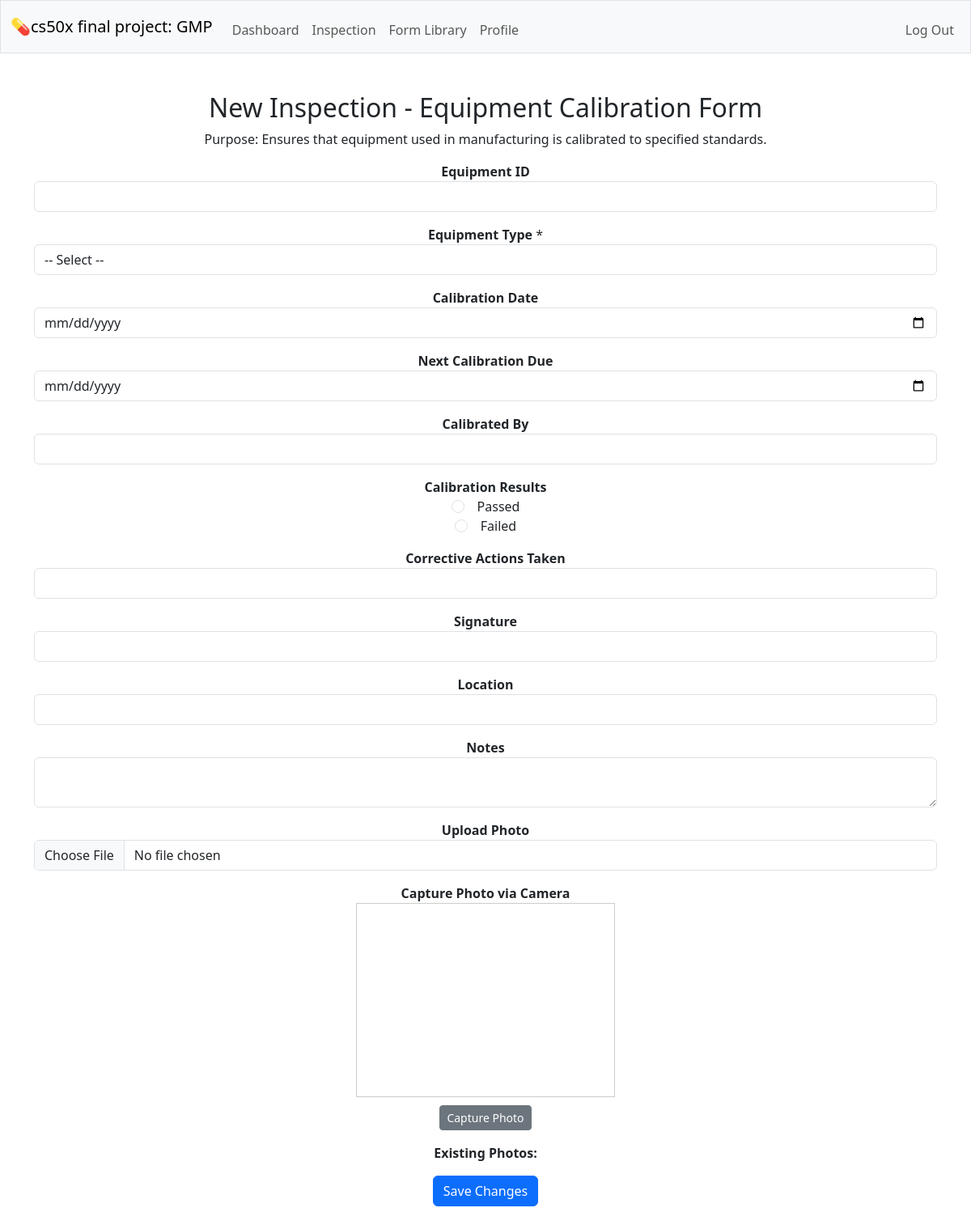
Page /inspection_new?form_id=17 (signed in) on the committed database.
### tables this page shows
CREATE TABLE forms (id INTEGER PRIMARY KEY AUTOINCREMENT NOT NULL, name TEXT NOT NULL UNIQUE, description TEXT NOT NULL, created_by INTEGER NOT NULL, FOREIGN KEY (created_by) REFERENCES users(id) );

CREATE TABLE form_fields (id INTEGER PRIMARY KEY AUTOINCREMENT NOT NULL, form_id INTEGER NOT NULL, label TEXT NOT NULL, field_type TEXT NOT NULL,  options TEXT, required BOOLEAN NOT NULL DEFAULT 1, display_order INTEGER DEFAULT 0,  FOREIGN KEY (form_id) REFERENCES forms(id) );

### app.py (the view, shortened to what this page needs)
@app.route('/inspection_new', methods=['GET', 'POST'])
@login_required
def inspection_new():
    form_id = request.args.get('form_id')
    if not form_id:
        flash("Form ID missing.", "danger")
        return redirect("/inspection_show")
    if request.method == "GET":
        form = db.execute("SELECT * FROM forms WHERE id = ?", form_id)
        if not form:
            flash("Form not found.", "danger")
            return redirect("/inspection_show")
        fields = db.execute("""
            SELECT * FROM form_fields
            WHERE form_id = ?
            ORDER BY display_order ASC
        """, form_id)
        return render_template('inspection_new.html', form=form[0], fields=fields, inspection=None)

### helpers.py (called while the page is built)
def login_required(f):
    @wraps(f)
    def decorated_function(*args, **kwargs):
        if session.get("user_id") is None:
            return redirect("/login")
        return f(*args, **kwargs)
    return decorated_function

### templates/inspection_new.html (shortened to what this page needs)
{% extends "layout.html" %}
{% block main %}
<h2>New Inspection - {{ form.name }}</h2>
<p>{{ form.description }}</p>
<form method="POST" enctype="multipart/form-data">
    {% for field in fields %}
        <div class="form-group mb-3">
            <label for="field_{{ field.id }}"><strong>{{ field.label }}</strong>{% if field.required %} *{% endif %}</label>
            {% if field.field_type == 'text' %}
                <input type="text" class="form-control" id="field_{{ field.id }}" name="field_{{ field.id }}" value="{{ field.value or '' }}">
            {% elif field.field_type == 'textarea' %}
                <textarea class="form-control" id="field_{{ field.id }}" name="field_{{ field.id }}">{{ field.value or '' }}</textarea>
            {% elif field.field_type == 'number' %}
                <input type="number" class="form-control" id="field_{{ field.id }}" name="field_{{ field.id }}" value="{{ field.value or '' }}">
            {% elif field.field_type == 'date' %}
                <input type="date" class="form-control" id="field_{{ field.id }}" name="field_{{ field.id }}" value="{{ field.value or '' }}">
            {% elif field.field_type == 'radio' %}
                {% for option in field.options.split(',') %}
                    <div class="form-check">
                        <input class="form-check-input" type="radio" name="field_{{ field.id }}" id="field_{{ field.id }}_{{ loop.index }}" value="{{ option.strip() }}" {% if field.value == option.strip() %}checked{% endif %}>
                        <label class="form-check-label" for="field_{{ field.id }}_{{ loop.index }}">{{ option.strip() }}</label>
                    </div>
                {% endfor %}
            {% elif field.field_type == 'select' %}
                <select class="form-control" name="field_{{ field.id }}" id="field_{{ field.id }}">
                    <option value="">-- Select --</option>
                </select>
            {% endif %}
        </div>
    {% endfor %}
    <div class="form-group mb-3">
        <label for="location"><strong>Location</strong></label>
        <input type="text" class="form-control" name="location" id="location" value="{{ inspection.location or '' }}">
    </div>
    <div class="form-group mb-3">
        <label for="notes"><strong>Notes</strong></label>
        <textarea class="form-control" name="notes" id="notes">{{ inspection.notes or '' }}</textarea>
    </div>
    <div class="form-group mb-3">
        <label for="photo_upload"><strong>Upload Photo</strong></label>
        <input type="file" class="form-control" name="photo_upload" id="photo_upload" accept="image/*">
    </div>
    <div class="form-group mb-3">
        <label><strong>Capture Photo via Camera</strong></label>
        <div style="display:flex; flex-direction:column; align-items:center; gap:10px;">
            <video id="camera" width="320" height="240" autoplay style="border:1px solid #ccc;"></video>
            <button type="button" class="btn btn-secondary btn-sm" onclick="capturePhoto()">Capture Photo</button>
        </div>
    </div>
    <div class="mb-3">
        <label><strong>Existing Photos:</strong></label>
    </div>
    <button type="submit" class="btn btn-primary">Save Changes</button>
</form>
{% endblock %}

### static/styles.css (style rules this page uses)
.form-check { width: 100%; margin: 0 auto; display: flex; align-items: center; justify-content: center; gap: 1rem; }
.form-check-label { margin: 0; text-align: center; }
.form-check-input { margin: 0; }

### rows in the picture
forms: name "Equipment Calibration Form", description "Purpose: Ensures that equipment used in manufacturing is calibrated to specified standards."
form_fields: label "Equipment ID"
form_fields: label "Equipment Type"
form_fields: label "Calibration Date"
form_fields: label "Next Calibration Due"
form_fields: label "Calibrated By"
form_fields: label "Calibration Results", strip "Passed" "Failed"
form_fields: label "Corrective Actions Taken"
form_fields: label "Signature"
